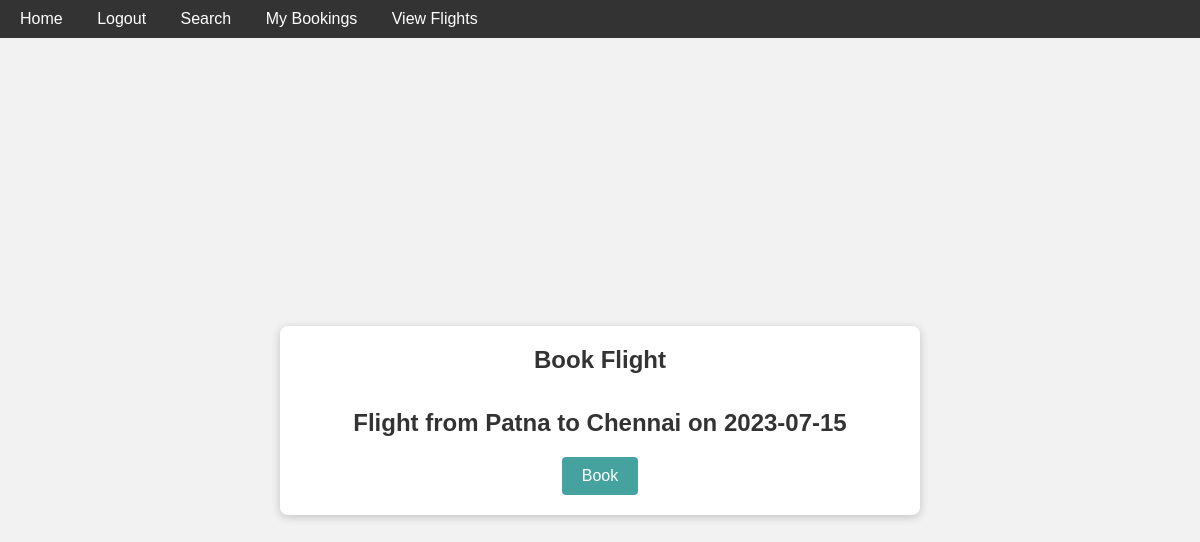
Screenshot of /book-flight/2 (signed in) with the database file from the repository.
### main.py (models this page shows)
class Flight(db.Model):
    id = db.Column(db.Integer, primary_key=True)
    flight_number = db.Column(db.String(20), nullable=False)
    location = db.Column(db.String(20), nullable = False)
    destination =  db.Column(db.String(20), nullable = False)
    date = db.Column(db.Date(), nullable = False )
    available_seats = db.Column(db.Integer, nullable=False)

### main.py (the view, shortened to what this page needs)
@app.route('/book-flight/<int:flight_id>', methods=['GET', 'POST'])
@login_required
def book_flight(flight_id):
    flight = Flight.query.get_or_404(flight_id)
    return render_template('book_flight.html', flight=flight)

### main.py (called while the page is built)
@login_manager.user_loader
def load_user(user_id):
    return User.query.get(int(user_id))

### templates/book_flight.html (shortened to what this page needs)
{% extends 'layout.html' %}
{% block content %}
<div class="container">
    <h1>Book Flight</h1>
    <h2>Flight from  {{flight.location}} to {{ flight.destination }} on {{ flight.date }}</h2>
    <form method="POST">
        <button type="submit">Book</button>
    </form>
</div>
{% endblock %}

### templates/layout.html (style rules this page uses)
body { margin: 0; padding: 0; }

### templates/book_flight.html (style rules this page uses)
body { background-color: #f2f2f2; color: #333; font-family: Arial, sans-serif; margin: 0; padding: 0; display: flex; justify-content: center; align-items: center; height: 100vh; }
.container { width: 600px; background-color: #fff; padding: 20px; border-radius: 8px; box-shadow: 0px 2px 10px rgba(0, 0, 0, 0.2); text-align: center; }
h1 { font-size: 24px; color: #333; margin-top: 0; margin-bottom: 35px; }
h2 { font-size: 24px; color: #333; margin-top: 0; margin-bottom: 20px; }
form { display: flex; flex-direction: column; align-items: center; }
button { background-color: #45a29e; color: #fff; padding: 10px 20px; border: none; border-radius: 4px; cursor: pointer; font-size: 16px; }

### rows the page displays
Flight: location "Patna", destination "Chennai", date "2023-07-15"
